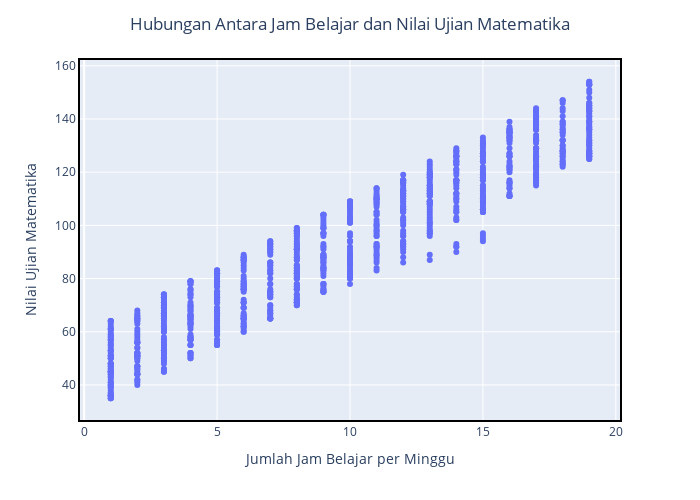

Here is the notebook cell this chart was saved with:
### Code cell
fig = px.scatter(x=dfpp['Durasi'], y=dfpp['Nilai'])
fig.update_layout(
    title='Hubungan Antara Jam Belajar dan Nilai Ujian Matematika',
    title_x=0.5,
    xaxis_title='Jumlah Jam Belajar per Minggu',
    yaxis_title='Nilai Ujian Matematika',
    height=500,
    width=700
)
fig.update_xaxes(showline=True, linewidth=2, linecolor='black', mirror=True)
fig.update_yaxes(showline=True, linewidth=2, linecolor='black', mirror=True)
fig.show()

### Figure 1 — Plotly figure (JSON) as saved in the notebook; plotly's stock layout.template omitted (floating-point values rounded to 4 significant figures; data arrays with more than 128 entries replaced by an {"elided": "..."} marker saying what was removed)
{"data": [{"hovertemplate": "x=%{x}<br>y=%{y}<extra></extra>", "legendgroup": "", "marker": {"color": "#636efa", "symbol": "circle"}, "mode": "markers", "name": "", "orientation": "v", "showlegend": false, "type": "scatter", "x": {"elided": "1000 int values"}, "xaxis": "x", "y": {"elided": "1000 int values"}, "yaxis": "y"}], "layout": {"height": 500, "legend": {"tracegroupgap": 0}, "margin": {"t": 60}, "title": {"text": "Hubungan Antara Jam Belajar dan Nilai Ujian Matematika", "x": 0.5}, "width": 700, "xaxis": {"anchor": "y", "domain": [0, 1], "linecolor": "black", "linewidth": 2, "mirror": true, "showline": true, "title": {"text": "Jumlah Jam Belajar per Minggu"}}, "yaxis": {"anchor": "x", "domain": [0, 1], "linecolor": "black", "linewidth": 2, "mirror": true, "showline": true, "title": {"text": "Nilai Ujian Matematika"}}}}
